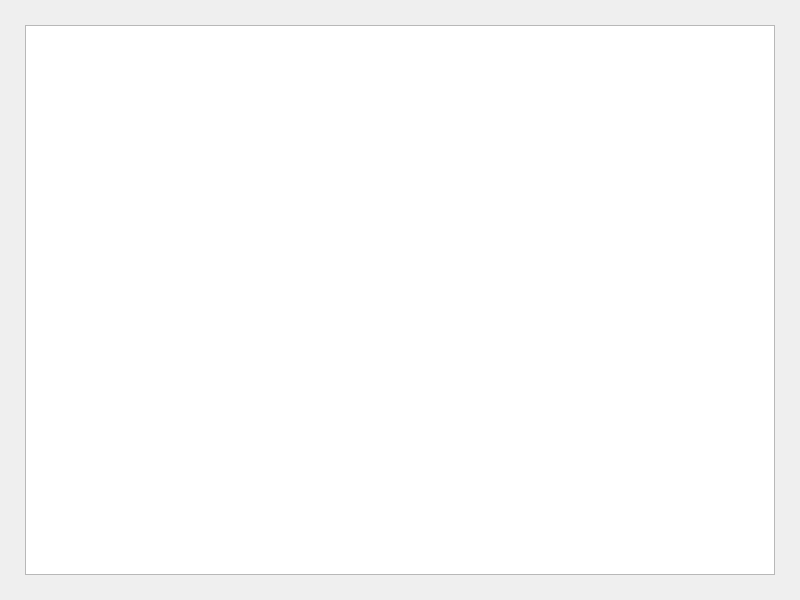
<?xml version="1.0" encoding="UTF-8"?>
<ui version="4.0">
 <class>Display</class>
 <widget class="QWidget" name="Display">
  <property name="geometry">
   <rect>
    <x>0</x>
    <y>0</y>
    <width>800</width>
    <height>600</height>
   </rect>
  </property>
  <property name="windowTitle">
   <string>Form</string>
  </property>
  <property name="autoFillBackground">
   <bool>true</bool>
  </property>
  <widget class="QTableView" name="tableView">
   <property name="geometry">
    <rect>
     <x>25</x>
     <y>25</y>
     <width>750</width>
     <height>550</height>
    </rect>
   </property>
   <property name="verticalScrollBarPolicy">
    <enum>Qt::ScrollBarAlwaysOff</enum>
   </property>
   <property name="editTriggers">
    <set>QAbstractItemView::NoEditTriggers</set>
   </property>
   <property name="selectionMode">
    <enum>QAbstractItemView::SingleSelection</enum>
   </property>
   <property name="selectionBehavior">
    <enum>QAbstractItemView::SelectRows</enum>
   </property>
   <property name="verticalScrollMode">
    <enum>QAbstractItemView::ScrollPerPixel</enum>
   </property>
  </widget>
  <widget class="QLabel" name="background">
   <property name="geometry">
    <rect>
     <x>0</x>
     <y>0</y>
     <width>800</width>
     <height>600</height>
    </rect>
   </property>
   <property name="text">
    <string/>
   </property>
   <property name="pixmap">
    <pixmap resource="image.qrc">:/new/prefix1/image/background.jpg</pixmap>
   </property>
   <property name="scaledContents">
    <bool>true</bool>
   </property>
  </widget>
  <zorder>background</zorder>
  <zorder>tableView</zorder>
 </widget>
 <resources>
  <include location="image.qrc"/>
 </resources>
 <connections/>
</ui>
